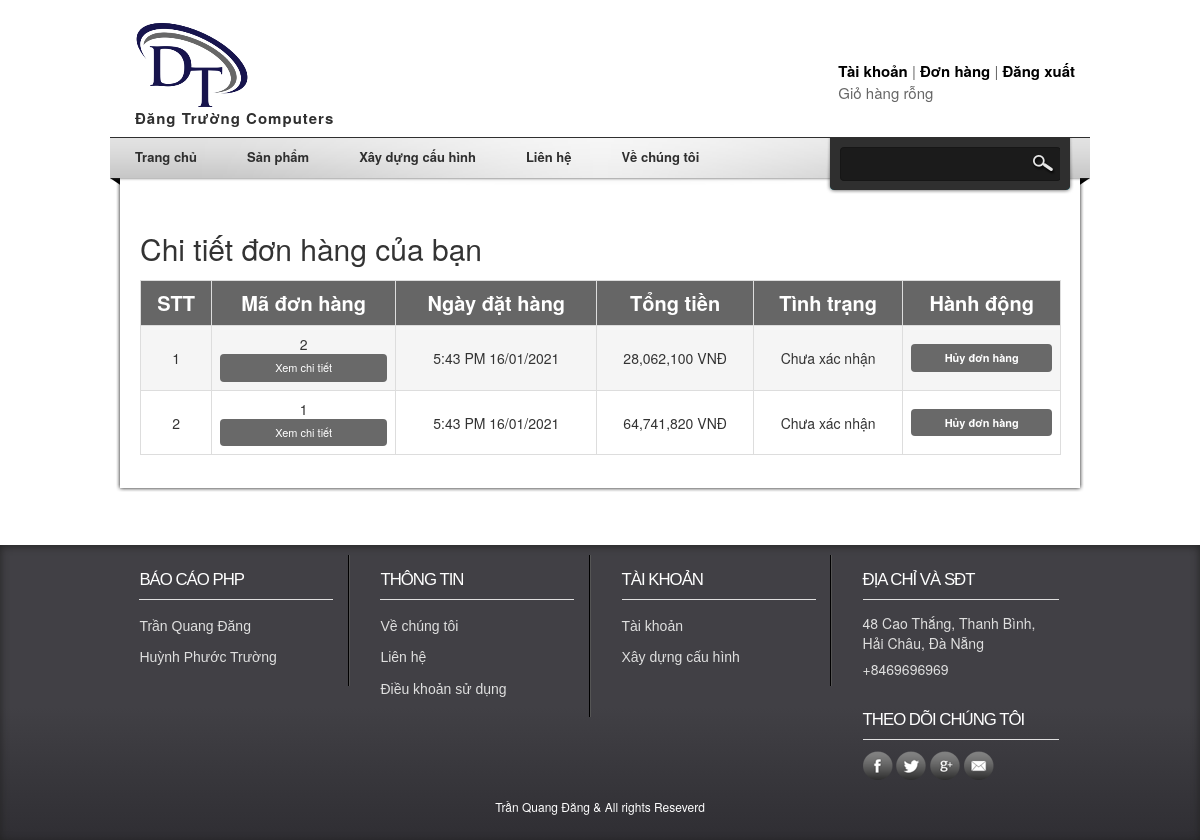
The page /Computers/orderdetails.php (signed in) on the database its author committed.
### tables this page shows
CREATE TABLE `tblorderinvoice` (
  `OrderID` int(11) NOT NULL,
  `OrderDate` datetime NOT NULL DEFAULT current_timestamp(),
  `OrderAddress` varchar(255) NOT NULL,
  `OrderTotalMoney` int(11) DEFAULT 0,
  `TelNo` char(10) NOT NULL,
  `CustNo` int(11) NOT NULL,
  `OrderStatus` tinyint(1) DEFAULT 0
);

### Computers/classes/Cart.php (called while the page is built, shortened)
<?php
$filepath = realpath(dirname(__FILE__));
include_once($filepath.'/../lib/Database.php');
include_once($filepath.'/../helpers/Format.php');
 ?>
<?php
class Cart
{
    private $database;
    public function __construct()
    {
        $this->database = new Database();
    }
    public function getOrderInvoiceDetail()
    {
        $CustID = Session::get("customerId");
        $query = "SELECT * FROM tblOrderInvoice WHERE CustNo = '$CustID' ORDER BY OrderDate DESC";
        $result = $this->database->select($query);
        return $result;
    }
}

### Computers/lib/Database.php (called while the page is built, shortened)
<?php
class Database
{
    public $host   = DB_HOST;
    public $user   = DB_USER;
    public $pass   = DB_PASS;
    public $dbname = DB_NAME;
    public $link;
    private function connectDB()
    {
        $this->link = new mysqli(
            $this->host,
            $this->user,
            $this->pass,
            $this->dbname
        );
    }
    public function select($query)
    {
        $result = $this->link->query($query) or
        die($this->link->error . __LINE__);
        if ($result->num_rows > 0) {
            return $result;
        } else {
            return false;
        }
    }
}

### Computers/include/topheader.php (called while the page is built, shortened)
<?php
include 'lib/Session.php';
include 'lib/Database.php';
include 'helpers/Format.php';
$format = new Format();
$cart = new Cart();
?>

### Computers/lib/Session.php (called while the page is built, shortened)
<?php
class Session
{
    public static function get($key)
    {
        if (isset($_SESSION[$key])) {
            return $_SESSION[$key];
        } else {
            return false;
        }
    }
}

### Computers/helpers/Format.php (called while the page is built, shortened)
<?php
class Format
{
    public function formatDate($date)
    {
        return date('g:i A d/m/Y', strtotime($date));
    }
}

### Computers/orderdetails.php (the view, shortened to what this page needs)
<?php require "include/topheader.php"; ?>
<?php require "include/header.php"; ?>
<?php require "include/search.php"; ?>
    		<div class="section group">
    			<div class="order">
                    <h2>Chi tiết đơn hàng của bạn</h2>
                    <?php
                        $getOrder = $cart->getOrderInvoiceDetail();
                        if (!$getOrder) {echo '<p style="text-align: center">Không có đơn hàng nào!</p>';}
                        else {?>
    				<table class="tblone table table-responsive table-bordered">
                        <tr>
                            <th>STT</th>
                            <th>Mã đơn hàng</th>
                            <th>Ngày đặt hàng</th>
                            <th>Tổng tiền</th>
                            <th>Tình trạng</th>
                            <th>Hành động</th>
                        </tr>
                        <?php
                            $i=0;
                            while ($result = $getOrder->fetch_assoc()) {
                                $i++; ?>
                        <tr>
                            <td style="vertical-align: middle;  text-align: center;"><?php echo $i; ?></td>
                            <td style="vertical-align: middle;  text-align: center;"><?php $id = $result['OrderID'];  echo $id; ?>
                                <a type="button" class="btn blackBtn detailsBtn" data-id="<?php echo $id ?>" style="padding: 5px; font-size: 11px; text-align:center;">Xem chi tiết</a>
                            </td>
                            <td style="vertical-align: middle;  text-align: center;"><?php echo $format->formatDate($result['OrderDate']); ?></td>
                            <td style="vertical-align: middle;  text-align: center;"><?php echo number_format($result['OrderTotalMoney']); ?> VNĐ</td>
                            <td style="vertical-align: middle;  text-align: center;">
                                <?php
                                    if ($result['OrderStatus'] == '0') {
                                        echo "Chưa xác nhận";
                                    } elseif ($result['OrderStatus'] == '1') {
                                        echo "Đã xác nhận";
                                    } elseif ($result['OrderStatus'] == '2') {
                                        echo "Đang chuẩn bị đơn hàng";
                                    } elseif ($result['OrderStatus'] == '3') {
                                        echo "Đang giao hàng";
                                    } else {
                                        echo "Đã giao hàng";
                                    }
                                ?>
                            </td style="vertical-align: middle;  text-align: center;">
                            <?php if ($result['OrderStatus'] == '0') {?>
                                <td style="vertical-align: middle;  text-align: center;"><a class="blackBtn btn" style="padding: 5px; font-size: 11px; text-align:center;" href="?cancel=<?php echo $result['OrderID'] ?>">Hủy đơn hàng</a></td>
                            <?php } elseif ($result['OrderStatus'] == '1') {?>
                                <td style="vertical-align: middle;  text-align: center;"><p style="margin: 0; padding: 5px;">Không thể hủy</p></td>
                            <?php } elseif ($result['OrderStatus'] == '2') {?>
                                <td style="vertical-align: middle;  text-align: center;"><p style="margin: 0; padding: 5px;">Không thể hủy</p></td>
                            <?php } elseif ($result['OrderStatus'] == '3') {?>
                                <td style="vertical-align: middle;  text-align: center;"><a class="blackBtn btn" style="padding: 5px; font-size: 11px; text-align:center;" href="?confirm=<?php echo $result['OrderID'] ?>">Đã nhận được hàng</a></td>
                            <?php } else { ?>
                                <td style="vertical-align: middle;  text-align: center;">Hoàn thành</td>
                            <?php } ?>
                        </tr>
                        <?php
                            }
                        } ?>
                    </table>
    			</div>
    		</div>
</div>
<?php require "include/footer.php"; ?>

### Computers/css/style.css (style rules this page uses)
body { margin: 0; padding: 0; color: #999; font-family: Tahoma, Geneva, sans-serif; font-size: 12px; line-height: 1.4em; background-color: #f5f5f5; background-repeat: repeat; }
a, a:link, a:visited { font-weight: bold; text-decoration: none }
h1, h2, h3, h4, h5, h6 { color: #333; font-weight: normal; }
h2 { font-size: 26px; margin: 0 0 25px; padding: 5px 0 }
a.blackBtn, input.blackBtn { font-size: 20px; color: #ffffff; background-color: #696969; display: block; padding: 20px; text-decoration: none; }
.section { clear: both; padding: 0px; margin: 0px; }
.group:before, .group:after { content:""; display:table; }
.group:after { clear:both; }
.group { width: 980px; margin:0 auto; zoom:1; }
.tblone { border: 1px solid #fff; margin-bottom: 12px; width: 100%; }
table { border-collapse:collapse;border-spacing:0; }
.tblone th { background: #666 none repeat scroll 0 0; color: #fff; font-size: 20px; padding: 5px 8px; text-align: center; }
.tblone td { padding:10px; text-align:center; }
table.tblone tr:nth-child(2n+1) { background:#fff;height:30px; }
table.tblone tr:nth-child(2n) { background:#f5f5f5;height:30px; }

### Computers/orderdetails.php (style rules this page uses)
.order { width: 94%; }
.tblone tr td { text-align:center; }

### rows shown on the page
tblorderinvoice: OrderID "2", OrderDate "5:43 PM 16/01/2021", OrderTotalMoney "28,062,100", OrderStatus "Chưa xác nhận"
tblorderinvoice: OrderID "1", OrderDate "5:43 PM 16/01/2021", OrderTotalMoney "64,741,820", OrderStatus "Chưa xác nhận"
